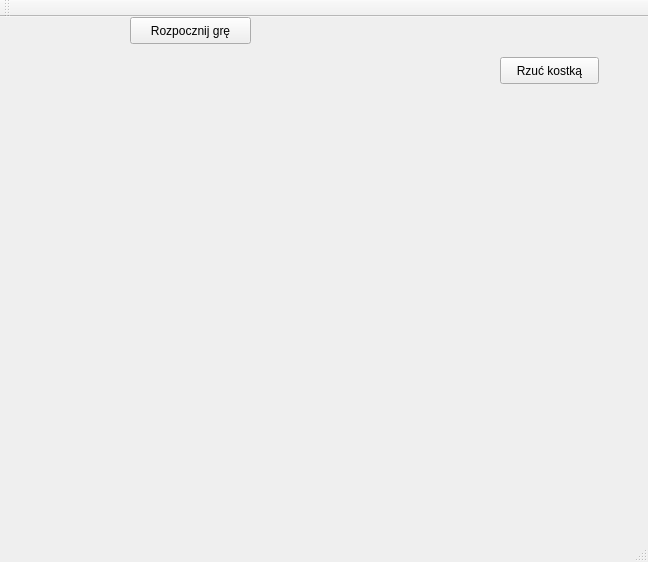
<?xml version="1.0" encoding="UTF-8"?>
<ui version="4.0">
 <class>MainWindow</class>
 <widget class="QMainWindow" name="MainWindow">
  <property name="geometry">
   <rect>
    <x>0</x>
    <y>0</y>
    <width>648</width>
    <height>562</height>
   </rect>
  </property>
  <property name="windowTitle">
   <string>MainWindow</string>
  </property>
  <widget class="QWidget" name="centralWidget">
   <widget class="QPushButton" name="button_start">
    <property name="geometry">
     <rect>
      <x>130</x>
      <y>0</y>
      <width>121</width>
      <height>27</height>
     </rect>
    </property>
    <property name="text">
     <string>Rozpocznij grę</string>
    </property>
   </widget>
   <widget class="QPushButton" name="throw_die">
    <property name="geometry">
     <rect>
      <x>500</x>
      <y>40</y>
      <width>99</width>
      <height>27</height>
     </rect>
    </property>
    <property name="text">
     <string>Rzuć kostką</string>
    </property>
   </widget>
  </widget>
  <widget class="QMenuBar" name="menuBar">
   <property name="geometry">
    <rect>
     <x>0</x>
     <y>0</y>
     <width>648</width>
     <height>25</height>
    </rect>
   </property>
  </widget>
  <widget class="QToolBar" name="mainToolBar">
   <attribute name="toolBarArea">
    <enum>TopToolBarArea</enum>
   </attribute>
   <attribute name="toolBarBreak">
    <bool>false</bool>
   </attribute>
  </widget>
  <widget class="QStatusBar" name="statusBar"/>
 </widget>
 <layoutdefault spacing="6" margin="11"/>
 <resources/>
 <connections/>
</ui>
